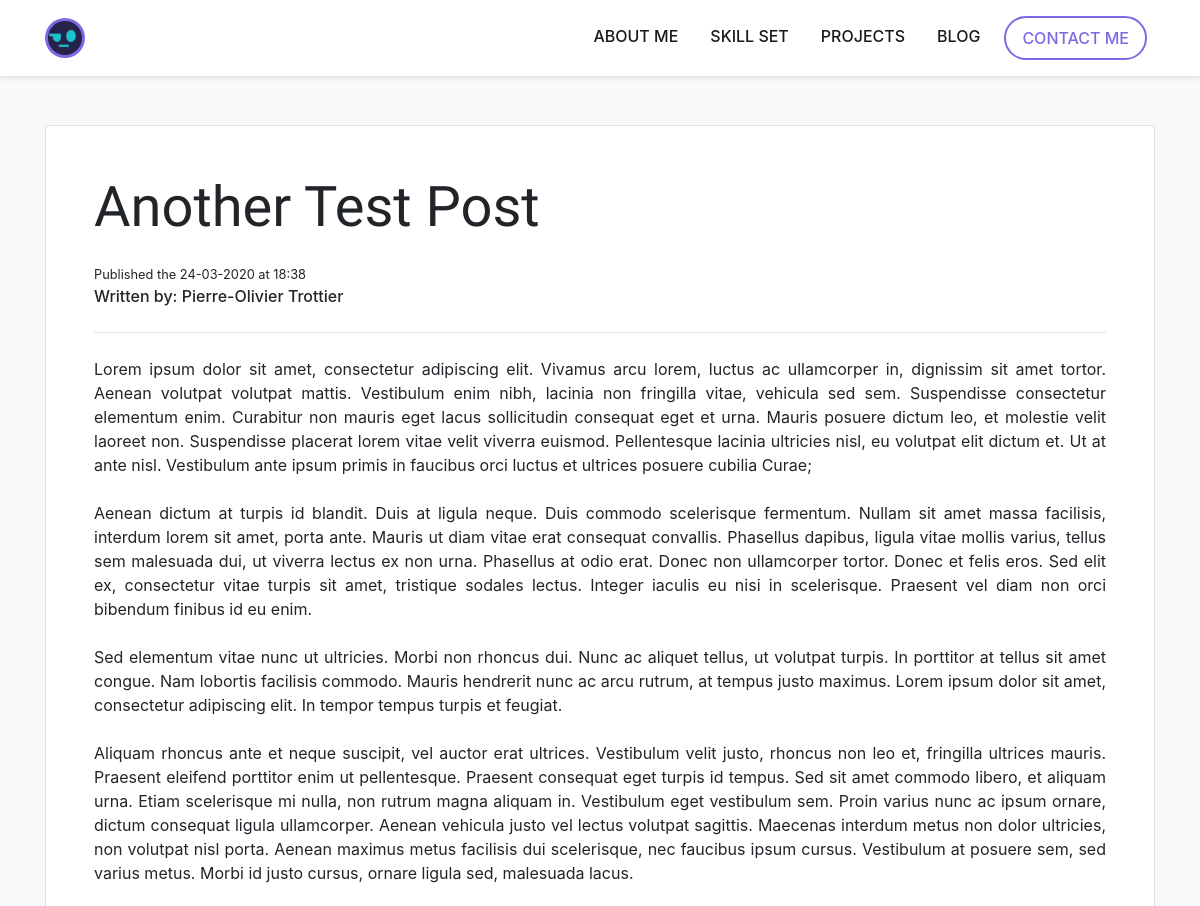
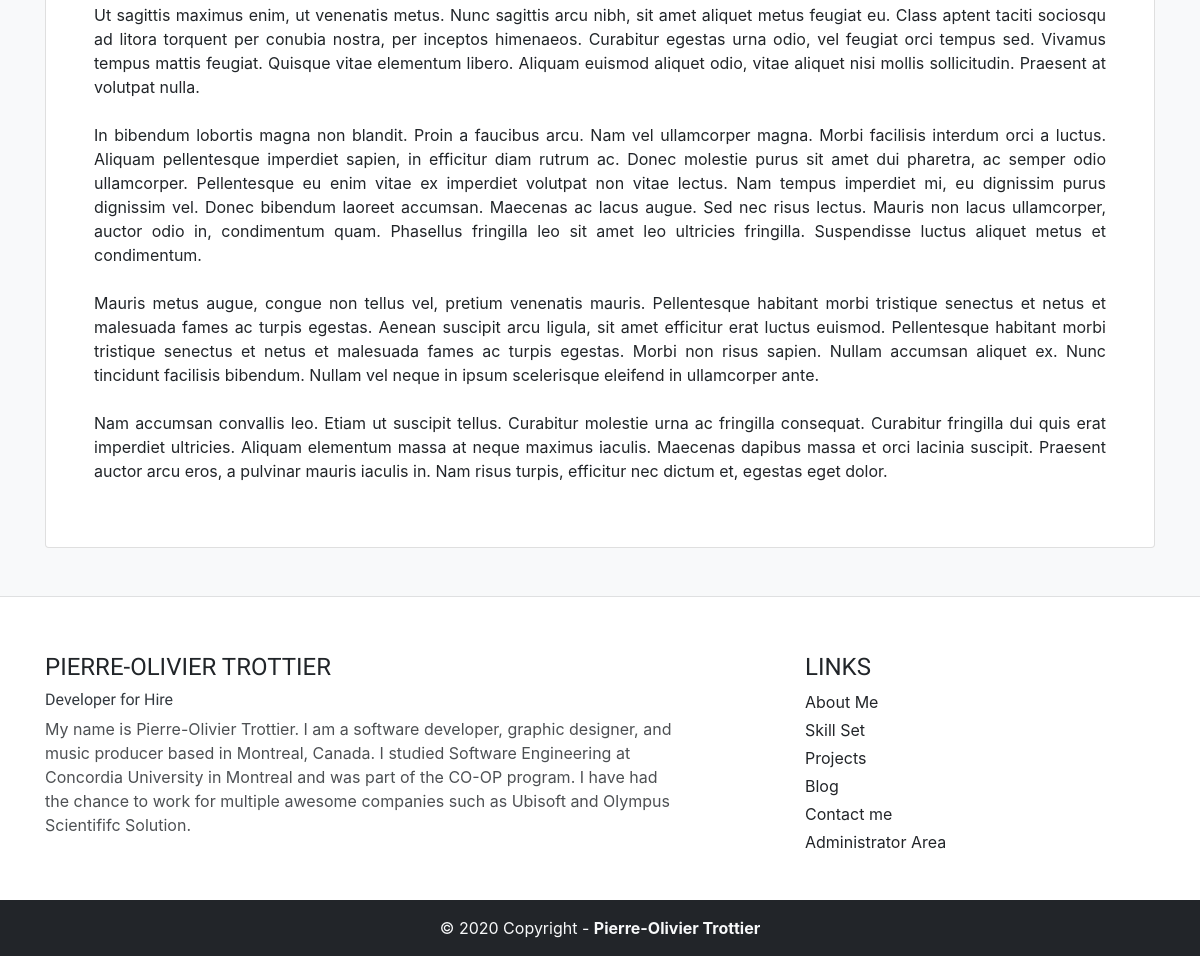
Screenshot of /post/2 with the database file from the repository (2 pictures, top to bottom).
### app.py (models this page shows, shortened)
class Post(db.Model):
  id = db.Column(db.Integer, primary_key=True)
  author = db.Column(db.String(128))
  title = db.Column(db.String(512))
  content = db.Column(db.Text)
  published_at = db.Column(db.DateTime, default=datetime.datetime.utcnow)

### app.py (the view)
@app.route('/post/<int:post_id>')
def post(post_id):
  post = Post.query.filter_by(id=post_id).first()
  return render_template('routes/post.html', post=post)

### templates/routes/post.html
{% extends "base.html" %}
{% block content %}
  <div class="py-5 container">
    <div class="card p-4 p-md-5">
      <h2 class="mb-2 mb-md-4">{{ post.title }}</h2>
      <small class="m-0">Published the {{ post.published_at.strftime('%d-%m-%Y') }} at {{ post.published_at.strftime('%H:%M') }}</small>
      <p class="mb-0" style="font-weight: 500;">Written by: {{ post.author }}</p>
      <hr class="my-4">
      {% autoescape false %}
        <p class="text-justify">{{ post.content | replace("\n", "<br>") }}</p>
      {% endautoescape %}
    </div>
  </div>
{% endblock %}

### templates/base.html (shortened to what this page needs)
<!DOCTYPE html>
<head lang="en">
  <link rel="stylesheet" href="https://stackpath.bootstrapcdn.com/bootstrap/4.3.1/css/bootstrap.min.css">
  <link rel="stylesheet" href="https:////cdn.materialdesignicons.com/4.9.95/css/materialdesignicons.min.css">
  <link rel="stylesheet" href="/css/bootstrap.css">
  <link rel="stylesheet" href="/css/general.css">
  <link rel="stylesheet" href="/css/mdi.css">
  <link rel="stylesheet" href="/css/style.css">
</head>
<body style="width: 100vw !important; overflow-x: hidden;">
  <div class="fill-height bg-light">
    <header class="header">
      {% include 'components/header.html' %}
    </header>
    <section class="content">
      {% block content %}{% endblock %}
    </section>
    <footer class="footer">
      {% include 'components/footer.html' %}
    </footer>
  </div>
</body>

### templates/components/header.html (shortened to what this page needs)
<nav class="navbar navbar-expand-lg navbar-light bg-white shadow-sm border-black border-bottom">
  <div class="container">
    <a data-scroll class="navbar-brand" href="{{ url_for('home', _external=True) }}">
      <img draggable="false" height="40" src="/images/logo.svg" alt="Logo">
    </a>
    <div class="collapse navbar-collapse" id="navbarSupportedContent">
      <ul class="navbar-nav ml-auto">
        <li class="nav-item active">
          <a data-scroll class="nav-link text-uppercase" href="{{ url_for('home', _external=True) }}#about">About Me</a>
        </li>
        <li class="nav-item active">
          <a data-scroll class="nav-link text-uppercase" href="{{ url_for('home', _external=True) }}#skills">Skill Set</a>
        </li>
        <li class="nav-item active">
          <a data-scroll class="nav-link text-uppercase" href="{{ url_for('home', _external=True) }}#projects">Projects</a>
        </li>
        <li class="nav-item active">
          <a class="nav-link text-uppercase" href="{{ url_for('blog', _external=True) }}">Blog</a>
        </li>
        <li class="nav-item active">
          <a data-scroll class="nav-link text-uppercase btn btn-outline-primary rounded-pill px-3" href="{{ url_for('home', _external=True) }}#contact">
            Contact Me
          </a>
        </li>
      </ul>
    </div>
  </div>
</nav>

### templates/components/footer.html (shortened to what this page needs)
<div class="bg-white pt-3 py-md-5 footer-content">
  <div class="container text-center text-md-left mt-2">
    <div class="row">
      <div class="col-md-7 mt-md-0 mt-3">
        <h5 class="text-uppercase">Pierre-Olivier Trottier</h5>
        <h6 class="text-dark">Developer for Hire</h6>
        <p style="opacity: 0.8;">
          My name is Pierre-Olivier Trottier. I am a software developer, graphic designer, and music producer based in Montreal, Canada.
          I studied Software Engineering at Concordia University in Montreal and was part of the CO-OP program. I have had the chance to work for multiple awesome companies such as Ubisoft and Olympus Scientififc Solution.
        </p>
      </div>
      <div class="col-md-1"></div>
      <div class="col-md-4 mb-md-0 mb-3">
        <h5 class="text-uppercase">Links</h5>
        <ul class="list-unstyled">
          <li class="my-1">
            <a data-scroll href="/#about">About Me</a>
          </li>
          <li class="my-1">
            <a data-scroll href="/#skills">Skill Set</a>
          </li>
          <li class="my-1">
            <a data-scroll href="/#projects">Projects</a>
          </li>
          <li class="my-1">
            <a href="/blog">Blog</a>
          </li>
          <li class="my-1">
            <a data-scroll href="/#contact">Contact me</a>
          </li>
          <li class="my-1">
            <a data-scroll href="/admin">Administrator Area</a>
          </li>
        </ul>
      </div>
    </div>
  </div>
</div>
<div class="row bg-dark py-3 m-0" style="height: 56px;">
  <p class="text-light text-center mx-auto mb-0">
    © 2020 Copyright - <b>Pierre-Olivier Trottier</b>
  </p>
</div>

### assets/css/general.css (style rules this page uses)
h1, h2, h3, h4, h5, h6 { font-family: 'Oswald', sans-serif; }
h2 { font-size: 3.5rem; }
h5 { font-size: 1.5rem; }
h6 { font-size: 1rem; }
a { text-decoration: none !important; color: #222529; transition: ease 0.3s; }

### assets/css/style.css (style rules this page uses)
.fill-height { min-height: 100vh; position: relative; }
.header { position: sticky; top: 0; z-index: 10; }
.content { padding-bottom: 360px; }
.footer { height: 360px; width: 100%; position: absolute; bottom: 0; }
.footer-content { height: 303px; }

### rows the page displays
Post: title "Another Test Post", published_at "24-03-2020", published_at "18:38", author "Pierre-Olivier Trottier", content "Lorem ipsum dolor sit amet, consectetur adipiscing elit. Vivamus arcu lorem, luctus ac ullamcorper in, dignissim sit amet tortor. Aenean volutpat volutpat mattis. Vestibulum enim nibh, lacinia non fringilla vitae, vehicula sed sem. Suspendisse consectetur elementum enim. Curabitur non mauris eget lacus sollicitudin consequat eget et urna. Mauris posuere dictum leo, et molestie velit laoreet non. Suspendisse placerat lorem vitae velit viverra euismod. Pellentesque lacinia ultricies nisl, eu volutpat elit dictum et. Ut at ante nisl. Vestibulum ante ipsum primis in faucibus orci luctus et ultrices posuere cubilia Curae; Aenean dictum at turpis id blandit. Duis at ligula neque. Duis commodo…"
